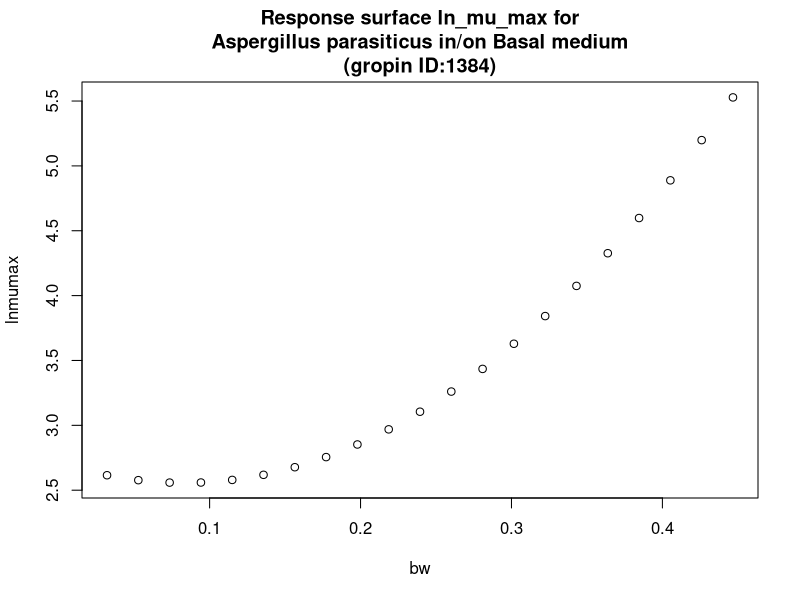

Source code (R):
#############################
# start of Parameter script
#############################
bw <- seq(0.032032,0.446753246753247,length.out=21)
#############################
# end of Parameter script
#############################
############################# 
# start of Model script Gropin ID 1384 
#############################
 
# constant coefficients for this model
 
variables <- data.frame(bw)
argumentsPar <- unique.data.frame(expand.grid(variables))
 
# heart of the model
response_surface <- function(bw) {
   mumax <-(2.712-3.740*bw+22.48*bw^2)

	return(mumax=mumax)
} 

# output parameters
responseSurface <- cbind(argumentsPar,response_surface(argumentsPar['bw']))
colnames(responseSurface) <- c(colnames(argumentsPar),'lnmumax')
#############################
# End of Model script
#############################
############################# 
# start of Visualisation script Gropin ID 1384 
#############################
titleText <-'Response surface ln_mu_max for
Aspergillus parasiticus in/on Basal medium
(gropin ID:1384)'
plot(bw,responseSurface$'lnmumax',xlab='bw',
                          ylab='lnmumax',main=titleText)
#############################
# End of Visualisation script
#############################
